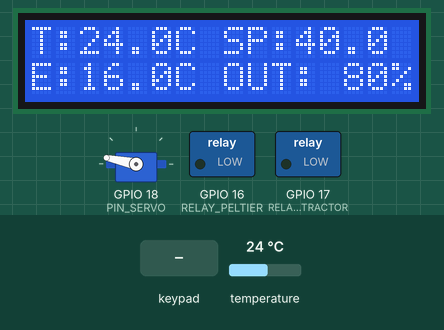
Simulated run of this program. Board: ESP32. On the bench: servo, 16×2 character LCD, switched loads named in the program (green lamp = pin HIGH). Inputs (shaded band) come from the test bench; at power-on: temperature 24 °C. EEPROM starts erased; what the program prints to the serial monitor is not drawn.

Above: at 2.8 s.
2.9 s: key 'A' pressed
At 4.2 s:
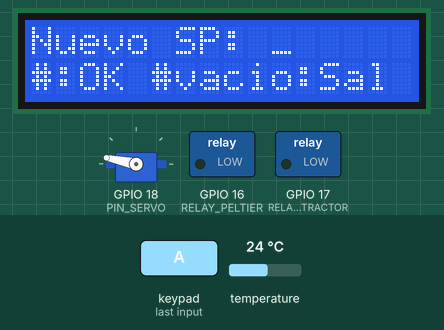
4.6 s: keypad keys 1 3 1 4 2 7 2 6 # pressed 0.4 s apart
At 9.2 s:
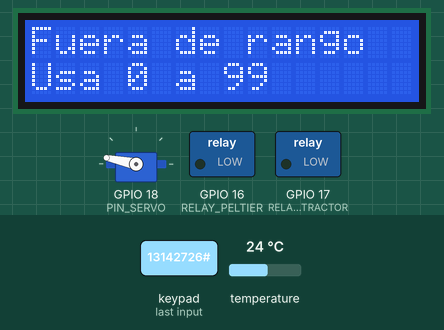
11.5 s: key 'B' pressed
At 12.2 s:
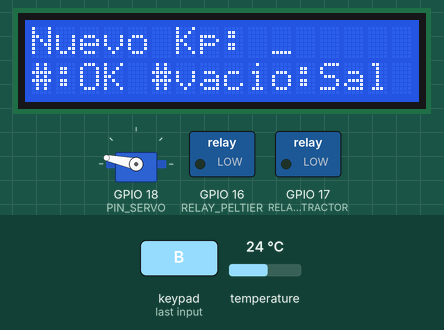
13.3 s: keypad keys 1 3 1 4 2 7 2 6 D pressed 0.4 s apart
At 17.2 s:
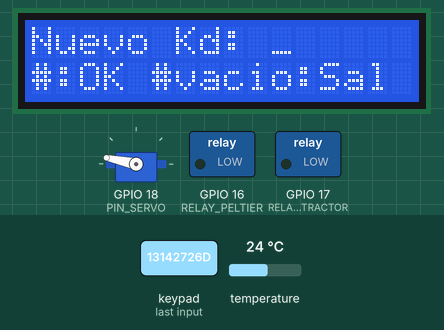
18.4 s: key 'C' pressed
At 19.6 s:
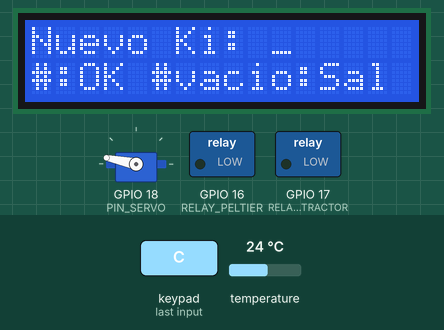
19.9 s: key '#' pressed
At 21.0 s:
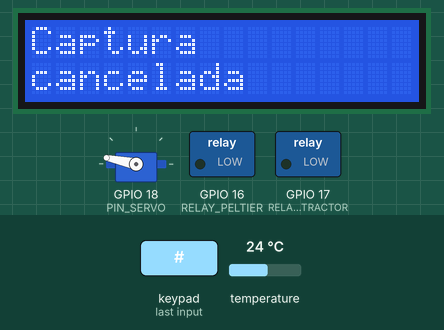
Timing chart, 0 to 22.9 s (numbered marks = the images above; inputs shaded):
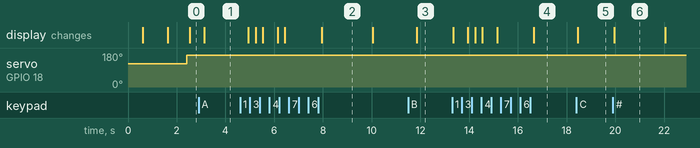

Measured:
- after the input at 2.9 s, the display: changes after 0.24 s (image 1)
- after the input at 4.6 s, the display: first changes after 0.34 s (image 2 shows a later state)
- after the input at 11.5 s, the display: changes after 0.34 s (image 3)
- after the input at 13.3 s, the display: first changes after 0.05 s (image 4 shows a later state)
- after the input at 18.4 s, the display: changes after 0.05 s (image 5)
- after the input at 19.9 s, the display: changes after 0.05 s (image 6)
- what the display in image 2 shows lasts 2.1 s, from 7.9 s to 10.0 s

The program:

main.cpp
```cpp
#include <Wire.h>
#include <LiquidCrystal_I2C.h>
#include <Keypad.h>
#include <Preferences.h>
#include <OneWire.h>
#include <DallasTemperature.h>
#include <ESP32Servo.h>

#define PIN_DS18B20       4
#define PIN_SERVO         18
#define RELAY_PELTIER     16
#define RELAY_EXTRACTOR   17
#define LCD_SDA           21
#define LCD_SCL           22

#define RELAY_ACTIVO   LOW
#define RELAY_INACTIVO (!RELAY_ACTIVO)

const bool EXTRACTOR_SIEMPRE_ON = true;

const int ANGULO_MIN = 122;
const int ANGULO_MAX = 180;

const float TEMP_SEGURIDAD = 80.0;

const byte FILAS = 4;
const byte COLUMNAS = 4;
char teclas[FILAS][COLUMNAS] = {
  { '1', '2', '3', 'A' },
  { '4', '5', '6', 'B' },
  { '7', '8', '9', 'C' },
  { '*', '0', '#', 'D' }
};
byte pinesFilas[FILAS]       = { 13, 14, 27, 26 };
byte pinesColumnas[COLUMNAS] = { 25, 33, 32, 23 };
Keypad teclado = Keypad(makeKeymap(teclas), pinesFilas, pinesColumnas, FILAS, COLUMNAS);

LiquidCrystal_I2C lcd(0x27, 16, 2);
OneWire oneWire(PIN_DS18B20);
DallasTemperature sensores(&oneWire);
Servo dimmer;
Preferences prefs;

enum Parametro { P_SP = 0, P_KP = 1, P_KI = 2, P_KD = 3 };
const char* nombreParam[4] = { "SP", "Kp", "Ki", "Kd" };
const float limiteParam[4] = { 99.0, 100.0, 10.0, 100.0 };

float setpoint = 40.0;
float kp       = 5.0;
float ki       = 0.0;
float kd       = 0.0;

float actual   = 0.0;
float error    = 0.0;
float termP    = 0.0;
float termI    = 0.0;
float termD    = 0.0;
float u        = 0.0;
int   angulo   = ANGULO_MIN;

float tempAnterior = 0.0;
bool  hayTempAnterior = false;
unsigned long tUltimoCalculo = 0;

bool sensorOK = false;
bool lecturaIntentada = false;

unsigned long tPeticion = 0;
bool esperandoLectura = false;
const unsigned long PERIODO_LECTURA_MS   = 1000;
const unsigned long ESPERA_CONVERSION_MS = 800;

enum Pantalla { NORMAL, CAPTURANDO, MENSAJE };
Pantalla pantalla = NORMAL;
Parametro parametroActual = P_SP;
char entrada[7] = "";
unsigned long ultimaTecla = 0;
char mensaje1[17] = "";
char mensaje2[17] = "";
unsigned long momentoMensaje = 0;
const unsigned long TIEMPO_CAPTURA_MS = 10000;
const unsigned long TIEMPO_MENSAJE_MS = 2000;

unsigned long ultimaLCD = 0;
const unsigned long INTERVALO_LCD_MS = 300;
int paginaLCD = 0;

void manejarTeclado();
void iniciarCaptura(Parametro p);
void confirmarCaptura();
void cancelarCaptura();
void mostrarMensaje(const char* l1, const char* l2);
void guardarConfiguracion();
void leerSensor();
void calcularPID();
void reiniciarPID();
void apagarFoco();
void actualizarLCD();
void imprimirLinea(int fila, const char* texto);
float* punteroParam(Parametro p);

void setup() {
  Serial.begin(115200);

  pinMode(RELAY_PELTIER, OUTPUT);
  pinMode(RELAY_EXTRACTOR, OUTPUT);
  digitalWrite(RELAY_PELTIER, RELAY_ACTIVO);
  digitalWrite(RELAY_EXTRACTOR, EXTRACTOR_SIEMPRE_ON ? RELAY_ACTIVO : RELAY_INACTIVO);

  teclado.setDebounceTime(50);

  dimmer.setPeriodHertz(50);
  dimmer.attach(PIN_SERVO, 500, 2400);
  dimmer.write(ANGULO_MIN);

  delay(500);
  Wire.begin(LCD_SDA, LCD_SCL);
  Wire.setClock(100000);
  lcd.init();
  lcd.backlight();
  lcd.clear();
  lcd.print("Iniciando...");

  sensores.begin();
  sensores.setResolution(12);
  sensores.setWaitForConversion(false);

  prefs.begin("controlPID", false);
  setpoint = prefs.getFloat("sp", 40.0);
  kp       = prefs.getFloat("kp", 5.0);
  ki       = prefs.getFloat("ki", 0.0);
  kd       = prefs.getFloat("kd", 0.0);
  prefs.end();

  Serial.println("=== Control PID: foco con dimmer, Peltier siempre ON ===");
  Serial.println("A=SP B=Kp C=Ki D=Kd  *=punto  #=confirmar / cambiar pantalla");
  Serial.println("t_s,SP,T,E,P,I,D,U,Servo");

  delay(1000);
  lcd.clear();
}

void loop() {
  manejarTeclado();
  leerSensor();

  if (millis() - ultimaLCD >= INTERVALO_LCD_MS) {
    ultimaLCD = millis();
    actualizarLCD();
  }
}

void leerSensor() {
  if (!esperandoLectura && millis() - tPeticion >= PERIODO_LECTURA_MS) {
    sensores.requestTemperatures();
    tPeticion = millis();
    esperandoLectura = true;
  }

  if (esperandoLectura && millis() - tPeticion >= ESPERA_CONVERSION_MS) {
    esperandoLectura = false;
    lecturaIntentada = true;
    float t = sensores.getTempCByIndex(0);

    if (t == DEVICE_DISCONNECTED_C || t < -50 || t > 125) {
      sensorOK = false;
      reiniciarPID();
      apagarFoco();
      Serial.println("Error: DS18B20 no responde");
      return;
    }

    sensorOK = true;
    actual = t;
    calcularPID();
  }
}

void calcularPID() {
  unsigned long ahora = millis();
  float Ts = (tUltimoCalculo == 0) ? 1.0 : (ahora - tUltimoCalculo) / 1000.0;
  tUltimoCalculo = ahora;
  if (Ts <= 0) Ts = 1.0;

  error = setpoint - actual;

  if (actual >= TEMP_SEGURIDAD) {
    reiniciarPID();
    apagarFoco();
    tempAnterior = actual;
    hayTempAnterior = true;
    Serial.println("SOBRETEMPERATURA: foco apagado");
    return;
  }

  termP = kp * error;

  if (hayTempAnterior) termD = -kd * (actual - tempAnterior) / Ts;
  else                 termD = 0.0;
  tempAnterior = actual;
  hayTempAnterior = true;

  float integralNueva = termI + ki * error * Ts;
  float uPrueba = termP + integralNueva + termD;
  bool saturadoArriba = (uPrueba > 100.0 && error > 0);
  bool saturadoAbajo  = (uPrueba < 0.0   && error < 0);
  if (!saturadoArriba && !saturadoAbajo) termI = integralNueva;
  termI = constrain(termI, 0.0, 100.0);

  u = termP + termI + termD;
  u = constrain(u, 0.0, 100.0);

  float grados = ANGULO_MIN + (u / 100.0) * (ANGULO_MAX - ANGULO_MIN);
  angulo = (int)(grados + 0.5);
  dimmer.write(angulo);

  Serial.print(ahora / 1000.0, 1); Serial.print(",");
  Serial.print(setpoint, 1);       Serial.print(",");
  Serial.print(actual, 2);         Serial.print(",");
  Serial.print(error, 2);          Serial.print(",");
  Serial.print(termP, 1);          Serial.print(",");
  Serial.print(termI, 1);          Serial.print(",");
  Serial.print(termD, 1);          Serial.print(",");
  Serial.print(u, 1);              Serial.print(",");
  Serial.println(angulo);
}

void reiniciarPID() {
  termI = 0.0;
  termP = 0.0;
  termD = 0.0;
  hayTempAnterior = false;
}

void apagarFoco() {
  u = 0.0;
  angulo = ANGULO_MIN;
  dimmer.write(angulo);
}

float* punteroParam(Parametro p) {
  switch (p) {
    case P_SP: return &setpoint;
    case P_KP: return &kp;
    case P_KI: return &ki;
    default:   return &kd;
  }
}

void manejarTeclado() {
  if (pantalla == CAPTURANDO && millis() - ultimaTecla > TIEMPO_CAPTURA_MS) {
    mostrarMensaje("Captura", "cancelada");
  }
  if (pantalla == MENSAJE && millis() - momentoMensaje > TIEMPO_MENSAJE_MS) {
    pantalla = NORMAL;
  }

  char tecla = teclado.getKey();
  if (!tecla) return;
  ultimaTecla = millis();

  if (tecla == 'A') { iniciarCaptura(P_SP); return; }
  if (tecla == 'B') { iniciarCaptura(P_KP); return; }
  if (tecla == 'C') { iniciarCaptura(P_KI); return; }
  if (tecla == 'D') { iniciarCaptura(P_KD); return; }

  if (pantalla != CAPTURANDO) {
    if (tecla == '#') {
      paginaLCD = (paginaLCD + 1) % 3;
      pantalla = NORMAL;
    }
    return;
  }

  int n = strlen(entrada);
  if (tecla >= '0' && tecla <= '9') {
    if (n < 5) { entrada[n] = tecla; entrada[n + 1] = '\0'; }
  } else if (tecla == '*') {
    if (n > 0 && n < 5 && strchr(entrada, '.') == NULL) {
      entrada[n] = '.'; entrada[n + 1] = '\0';
    } else if (n == 0) {
      entrada[0] = '0'; entrada[1] = '.'; entrada[2] = '\0';
    }
  } else if (tecla == '#') {
    if (n == 0) cancelarCaptura();
    else        confirmarCaptura();
  }
}

void iniciarCaptura(Parametro p) {
  parametroActual = p;
  entrada[0] = '\0';
  pantalla = CAPTURANDO;
  ultimaTecla = millis();
}

void cancelarCaptura() {
  mostrarMensaje("Captura", "cancelada");
}

void confirmarCaptura() {
  float valor = atof(entrada);
  float limite = limiteParam[parametroActual];

  if (valor < 0 || valor > limite) {
    char l2[17];
    snprintf(l2, sizeof(l2), "Usa 0 a %.0f", limite);
    mostrarMensaje("Fuera de rango", l2);
    return;
  }

  *punteroParam(parametroActual) = valor;
  if (parametroActual == P_KI) termI = 0.0;
  guardarConfiguracion();

  char l1[17];
  snprintf(l1, sizeof(l1), "%s = %.2f", nombreParam[parametroActual], valor);
  mostrarMensaje(l1, "Guardado");
}

void mostrarMensaje(const char* l1, const char* l2) {
  strncpy(mensaje1, l1, 16); mensaje1[16] = '\0';
  strncpy(mensaje2, l2, 16); mensaje2[16] = '\0';
  pantalla = MENSAJE;
  momentoMensaje = millis();
}

void guardarConfiguracion() {
  prefs.begin("controlPID", false);
  prefs.putFloat("sp", setpoint);
  prefs.putFloat("kp", kp);
  prefs.putFloat("ki", ki);
  prefs.putFloat("kd", kd);
  prefs.end();
}

void actualizarLCD() {
  char linea[32];

  if (pantalla == CAPTURANDO) {
    snprintf(linea, sizeof(linea), "Nuevo %s: %s_", nombreParam[parametroActual], entrada);
    imprimirLinea(0, linea);
    imprimirLinea(1, "#:OK #vacio:Sal");
    return;
  }

  if (pantalla == MENSAJE) {
    imprimirLinea(0, mensaje1);
    imprimirLinea(1, mensaje2);
    return;
  }

  if (!lecturaIntentada) {
    imprimirLinea(0, "Leyendo");
    imprimirLinea(1, "DS18B20...");
    return;
  }

  if (!sensorOK) {
    snprintf(linea, sizeof(linea), "SP:%4.1f Kp:%4.1f", setpoint, kp);
    imprimirLinea(0, linea);
    imprimirLinea(1, "Error DS18B20");
    return;
  }

  if (paginaLCD == 0) {
    snprintf(linea, sizeof(linea), "T:%4.1fC SP:%4.1f", actual, setpoint);
    imprimirLinea(0, linea);
    snprintf(linea, sizeof(linea), "E:%4.1fC OUT:%3.0f%%", error, u);
    imprimirLinea(1, linea);
  } else if (paginaLCD == 1) {
    snprintf(linea, sizeof(linea), "Kp:%4.1f Ki:%4.2f", kp, ki);
    imprimirLinea(0, linea);
    snprintf(linea, sizeof(linea), "Kd:%4.1f SER:%3d", kd, angulo);
    imprimirLinea(1, linea);
  } else {
    snprintf(linea, sizeof(linea), "P:%5.1f I:%5.1f", termP, termI);
    imprimirLinea(0, linea);
    snprintf(linea, sizeof(linea), "D:%5.1f U:%3.0f%%", termD, u);
    imprimirLinea(1, linea);
  }
}

void imprimirLinea(int fila, const char* texto) {
  lcd.setCursor(0, fila);
  int n = 0;
  while (texto[n] != '\0' && n < 16) { lcd.print(texto[n]); n++; }
  while (n < 16) { lcd.print(' '); n++; }
}
```
